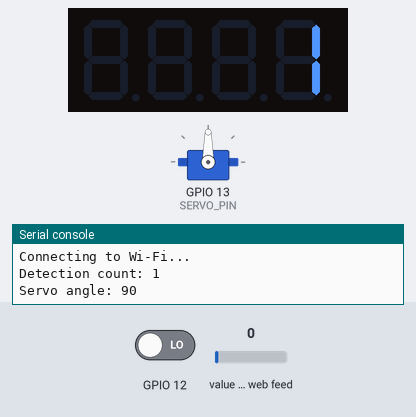
A program run on a simulated ESP32 board running MicroPython. Shown: servo, 4-digit seven-segment display, the last lines printed to the serial console. The inputs (shaded band) are chosen by the test bench; at power-on: value of the web feed 0, GPIO 12 LOW. WiFi joins after 1.5 s; requests to the public web service named in the program get a made-up reply in its usual format after 0.4 s (London, UTC, broken clouds, 64 % humidity, 1013 hPa unless stated); servo angles are drawn from the pulse width (0.5 ms = 0°, 2.5 ms = 180°); threads take turns every 2 ms.

Above: at 1.2 s.
1.3 s: value of the web feed set to 3
At 3.1 s:
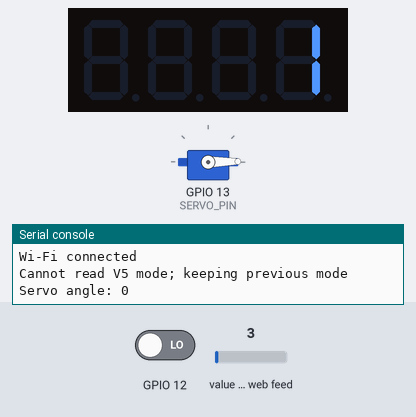
3.5 s: value of the web feed set to 0
At 4.61 s:
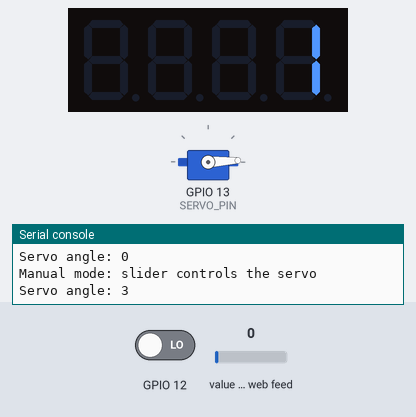
5.9 s: value of the web feed set to 25
At 7.3 s:
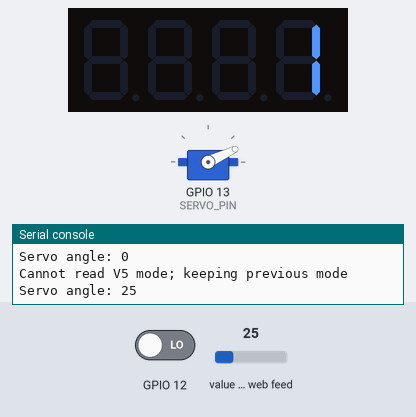
8.0 s: value of the web feed set to 50
At 9.4 s:
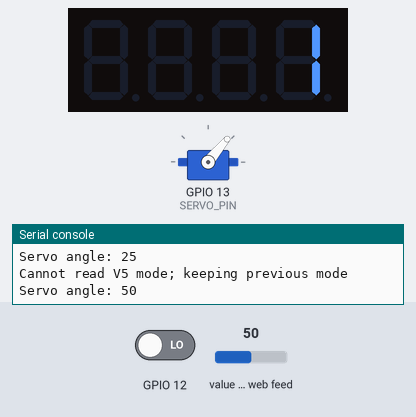
9.7 s: value of the web feed set to 75
At 11.1 s:
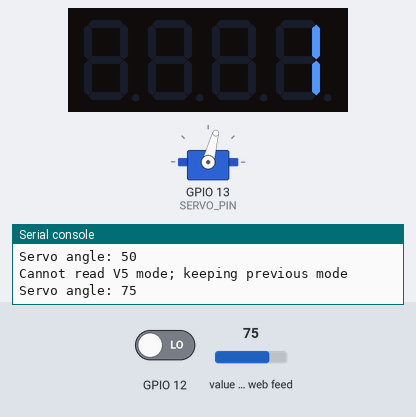
11.4 s: value of the web feed set to 2
At 12.5 s:
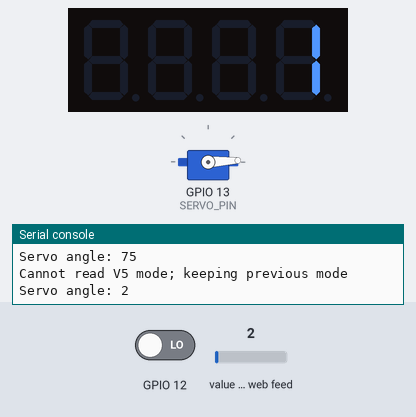
Timing chart, 0 to 14.1 s (numbered marks = the images above; inputs shaded):
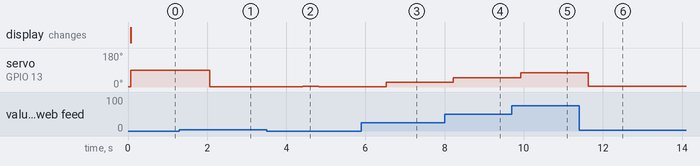

Measured:
- the behaviour switches between 1 and 2 on value of the web feed (found by bisection; images 0 and 1)
- after the input at 1.3 s, servo on GPIO 13 (SERVO_PIN): 90° → 1° after 0.76 s instead of 1.0 s
- after the input at 3.5 s, servo on GPIO 13 (SERVO_PIN): 1° → 3° after 0.92 s, → 1° 0.40 s later
- after the input at 5.9 s, servo on GPIO 13 (SERVO_PIN): 1° → 25° after 0.62 s
- after the input at 8.0 s, servo on GPIO 13 (SERVO_PIN): 25° → 50° after 0.22 s
- after the input at 9.7 s, servo on GPIO 13 (SERVO_PIN): 50° → 75° after 0.22 s
- after the input at 11.4 s, servo on GPIO 13 (SERVO_PIN): 75° → 3° after 0.23 s

The program:

lab3main.py
```python
# Task 5 - Complete Smart Gate (ESP32 / MicroPython)
# One program: IR, servo, TM1637 and Blynk Automatic/Manual mode.
import time
import machine
import network
import _thread
try:
    import urequests as requests
except ImportError:
    import requests
try:
    import ujson as json
except ImportError:
    import json

# Credentials copied from your Task 2 gist. Edit here if they change.
WIFI_SSID = "YOUR_WIFI_NAME"
WIFI_PASS = "YOUR_WIFI_PASSWORD"
BLYNK_TOKEN = "YOUR_BLYNK_TOKEN"
# Use your regional server hostname from Blynk Console if necessary.
BLYNK_API = "https://blynk.cloud/external/api"
CLOUD_POLL_MS = 500
RESEND_MS = 10000

IR_PIN = 12
IR_ACTIVE_LEVEL = 0
DEBOUNCE_MS = 50
TM_CLK_PIN = 18
TM_DIO_PIN = 19
TM_BRIGHTNESS = 3
# Both displays wrap together from 9999 to 0 and reset on reboot.
COUNTER_MODULUS = 10000

SERVO_PIN = 13
CLOSED_ANGLE = 0
OPEN_ANGLE = 90
OPEN_TIME_MS = 2000
DUTY_MIN = 26
DUTY_MAX = 128
# V2: IR string; V3: slider; V4: count; V5: mode; V6: servo angle.
# Mode switch: 1 = Automatic, 0 = Manual. Boot starts in Automatic.
TELEMETRY = (("V2", "status"), ("V4", "count"), ("V6", "angle"))


def poll_controls():
    # Each read can fail independently; retain the last valid control value.
    try:
        set_shared(mode=read_integer("V5", 0, 1))
    except Exception:
        print("Cannot read V5 mode; keeping previous mode")
    try:
        set_shared(slider=read_integer("V3", 0, 180))
    except Exception:
        print("Cannot read V3 slider; keeping previous angle")

class IRSensor:
    """One event per debounced transition from clear to detected."""
    def __init__(self, pin_number):
        self.pin = machine.Pin(pin_number, machine.Pin.IN)
        self.stable = 1 - IR_ACTIVE_LEVEL
        self.candidate = self.pin.value()
        self.changed_at = time.ticks_ms()

    def poll(self, now):
        raw = self.pin.value()
        if raw != self.candidate:
            self.candidate = raw
            self.changed_at = now
        changed = False
        if (self.candidate != self.stable and
                time.ticks_diff(now, self.changed_at) >= DEBOUNCE_MS):
            self.stable = self.candidate
            changed = True
        detected = self.stable == IR_ACTIVE_LEVEL
        return changed, detected

class Gate:
    def __init__(self):
        self.pwm = machine.PWM(machine.Pin(SERVO_PIN), freq=50)
        self.angle = None
        self.opened_at = None
        self.move(CLOSED_ANGLE)

    def move(self, angle):
        angle = max(0, min(180, int(angle)))
        if angle != self.angle:
            duty = int(DUTY_MIN + angle * (DUTY_MAX - DUTY_MIN) / 180)
            self.pwm.duty(duty)  # Same ESP32 PWM calibration as Task 2.
            self.angle = angle
            print("Servo angle:", angle)

    def open_for_detection(self, now):
        self.move(OPEN_ANGLE)
        self.opened_at = now

    def poll_close(self, now):
        if (self.opened_at is not None and
                time.ticks_diff(now, self.opened_at) >= OPEN_TIME_MS):
            self.move(CLOSED_ANGLE)
            self.opened_at = None

    def cancel_auto(self):
        self.opened_at = None

class TM1637:
    """Small, built-in driver for a standard four-digit TM1637 module."""
    DIGITS = (0x3F, 0x06, 0x5B, 0x4F, 0x66,
              0x6D, 0x7D, 0x07, 0x7F, 0x6F)

    def __init__(self, clk_pin, dio_pin, brightness=3):
        # OPEN_DRAIN releases each line when its value is 1.
        self.clk = machine.Pin(clk_pin, machine.Pin.OPEN_DRAIN,
                               machine.Pin.PULL_UP, value=1)
        self.dio = machine.Pin(dio_pin, machine.Pin.OPEN_DRAIN,
                               machine.Pin.PULL_UP, value=1)
        self.brightness = max(0, min(7, brightness))

    def _wait(self):
        time.sleep_us(10)

    def _start(self):
        self.dio.value(1)
        self.clk.value(1)
        self._wait()
        self.dio.value(0)
        self._wait()
        self.clk.value(0)

    def _stop(self):
        self.clk.value(0)
        self.dio.value(0)
        self._wait()
        self.clk.value(1)
        self._wait()
        self.dio.value(1)
        self._wait()

    def _write_byte(self, value):
        for _ in range(8):
            self.clk.value(0)
            self.dio.value(value & 1)
            self._wait()
            self.clk.value(1)
            self._wait()
            value >>= 1
        self.clk.value(0)
        self.dio.value(1)  # Release DIO for the display's ACK.
        self._wait()
        self.clk.value(1)
        self._wait()
        acknowledged = self.dio.value() == 0
        self.clk.value(0)
        self._wait()
        return acknowledged

    def _transaction(self, values):
        self._start()
        try:
            for value in values:
                if not self._write_byte(value):
                    raise OSError("TM1637 did not acknowledge; check wiring/power")
        finally:
            self._stop()

    def number(self, value):
        text = "%4d" % (value % 10000)
        segments = [0 if ch == " " else self.DIGITS[int(ch)] for ch in text]
        self._transaction([0x40])  # Write data, automatic address increment.
        self._transaction([0xC0] + segments)
        self._transaction([0x88 | self.brightness])


def show_count(display, count):
    try:
        display.number(count)
    except OSError as error:
        # A disconnected display must not stop the sensor/gate loop.
        print(error)

# Only this background thread performs Wi-Fi/Blynk operations.
# The foreground loop owns the sensor, TM1637 and servo.
shared_lock = _thread.allocate_lock()
shared = {"status": "Not Detected", "count": 0,
          "angle": 0, "mode": 1, "slider": 90, "running": True}


def set_shared(**values):
    shared_lock.acquire()
    try:
        shared.update(values)
    finally:
        shared_lock.release()


def snapshot():
    shared_lock.acquire()
    try:
        return shared.copy()
    finally:
        shared_lock.release()


def api_get(query):
    response = None
    try:
        url = BLYNK_API + query
        try:
            response = requests.get(url, timeout=5)
        except TypeError:
            # Older urequests versions do not support the timeout keyword.
            response = requests.get(url)
        if response.status_code != 200:
            raise OSError("Blynk HTTP status %s" % response.status_code)
        return response.text
    finally:
        if response is not None:
            response.close()


def read_integer(pin, minimum, maximum):
    value = json.loads(api_get("/get?token=" + BLYNK_TOKEN + "&" + pin))
    if isinstance(value, list):
        if len(value) != 1:
            raise ValueError("Unexpected value for " + pin)
        value = value[0]
    number = float(value)
    integer = int(number)
    if number != integer or not minimum <= integer <= maximum:
        raise ValueError("Out-of-range value for " + pin)
    return integer


def write_value(pin, value):
    # Our outgoing values contain only letters, spaces and integer digits.
    encoded = str(value).replace(" ", "%20")
    api_get("/update?token=" + BLYNK_TOKEN + "&" + pin + "=" + encoded)


def connect_wifi(wifi):
    if wifi.isconnected():
        return True
    print("Connecting to Wi-Fi...")
    try:
        wifi.disconnect()
    except OSError:
        pass
    wifi.connect(WIFI_SSID, WIFI_PASS)
    started = time.ticks_ms()
    while not wifi.isconnected():
        if not snapshot()["running"]:
            return False
        if time.ticks_diff(time.ticks_ms(), started) >= 20000:
            print("Wi-Fi connection timed out; retrying later")
            return False
        time.sleep_ms(250)
    print("Wi-Fi connected")
    return True


def cloud_worker():
    wifi = network.WLAN(network.STA_IF)
    wifi.active(True)
    sent = {}
    last_refresh = time.ticks_ms()
    while snapshot()["running"]:
        try:
            if not connect_wifi(wifi):
                time.sleep_ms(3000)
                continue
            poll_controls()
            current = snapshot()
            now = time.ticks_ms()
            if time.ticks_diff(now, last_refresh) >= RESEND_MS:
                sent.clear()
                last_refresh = now
            for pin, key in TELEMETRY:
                value = current[key]
                if sent.get(pin) != value:
                    # Update the cache only after Blynk acknowledges success.
                    write_value(pin, value)
                    sent[pin] = value
        except Exception:
            # Avoid printing URLs/errors that could expose the auth token.
            print("Cloud update failed; check Wi-Fi, server, token and datastreams")
            time.sleep_ms(2000)
        time.sleep_ms(CLOUD_POLL_MS)


def main():
    sensor = IRSensor(IR_PIN)
    gate = Gate()
    display = TM1637(TM_CLK_PIN, TM_DIO_PIN, TM_BRIGHTNESS)
    count = 0
    mode = 1
    show_count(display, count)
    set_shared(status="Not Detected", count=count, angle=gate.angle,
               mode=mode, slider=90, running=True)
    _thread.start_new_thread(cloud_worker, ())
    print("Task 5: smart gate running; boot mode = Automatic")
    try:
        while True:
            now = time.ticks_ms()
            changed, detected = sensor.poll(now)
            controls = snapshot()
            requested_mode = controls["mode"]
            if requested_mode != mode:
                mode = requested_mode
                gate.cancel_auto()
                if mode == 1:
                    gate.move(CLOSED_ANGLE)
                    # An object already present is not a new detection.
                    print("Automatic mode: waiting for a new detection")
                else:
                    print("Manual mode: slider controls the servo")

            if changed:
                if detected:
                    count = (count + 1) % COUNTER_MODULUS
                    show_count(display, count)
                    print("Detection count:", count)
                    if mode == 1:
                        gate.open_for_detection(now)
                set_shared(status="Detected" if detected else "Not Detected",
                           count=count)

            if mode == 1:
                gate.poll_close(now)
            else:
                gate.move(controls["slider"])
            set_shared(angle=gate.angle)
            time.sleep_ms(10)
    finally:
        set_shared(running=False)
        gate.move(CLOSED_ANGLE)
        gate.pwm.deinit()


if __name__ == "__main__":
    main()
```
